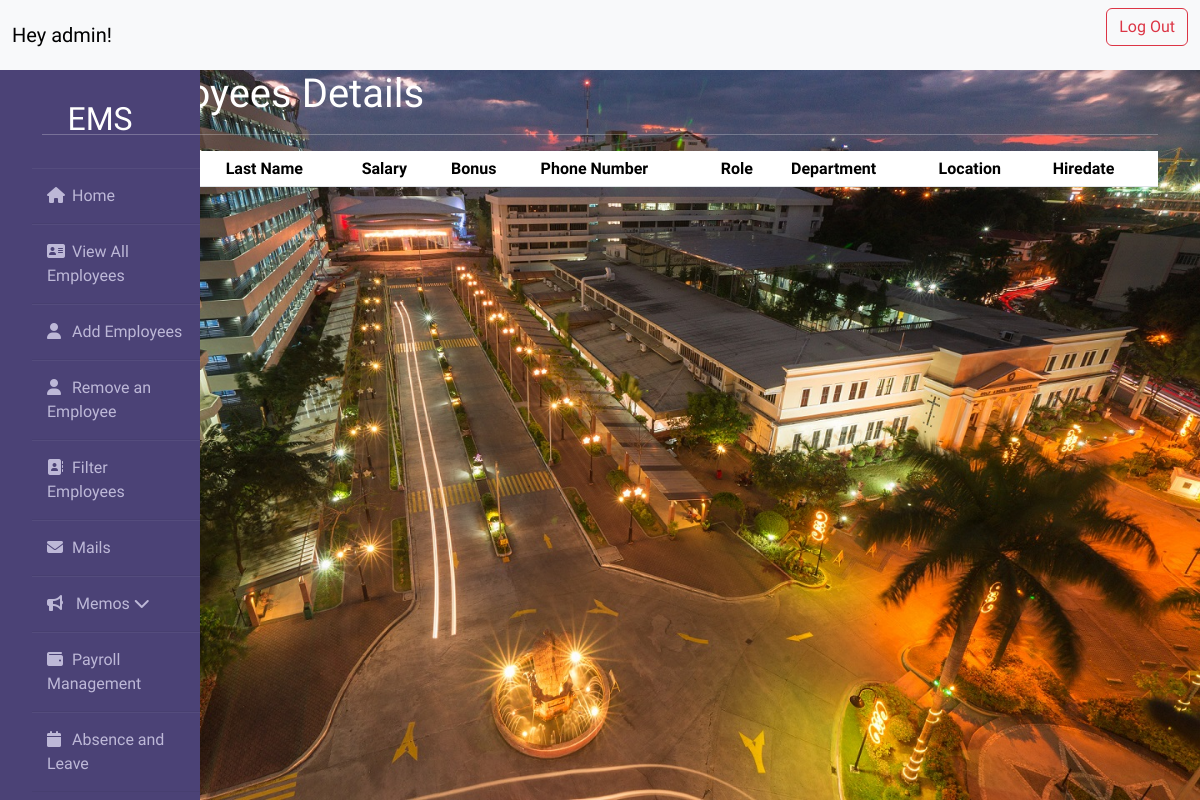
Before: /all_emp (signed in) with the older database file.
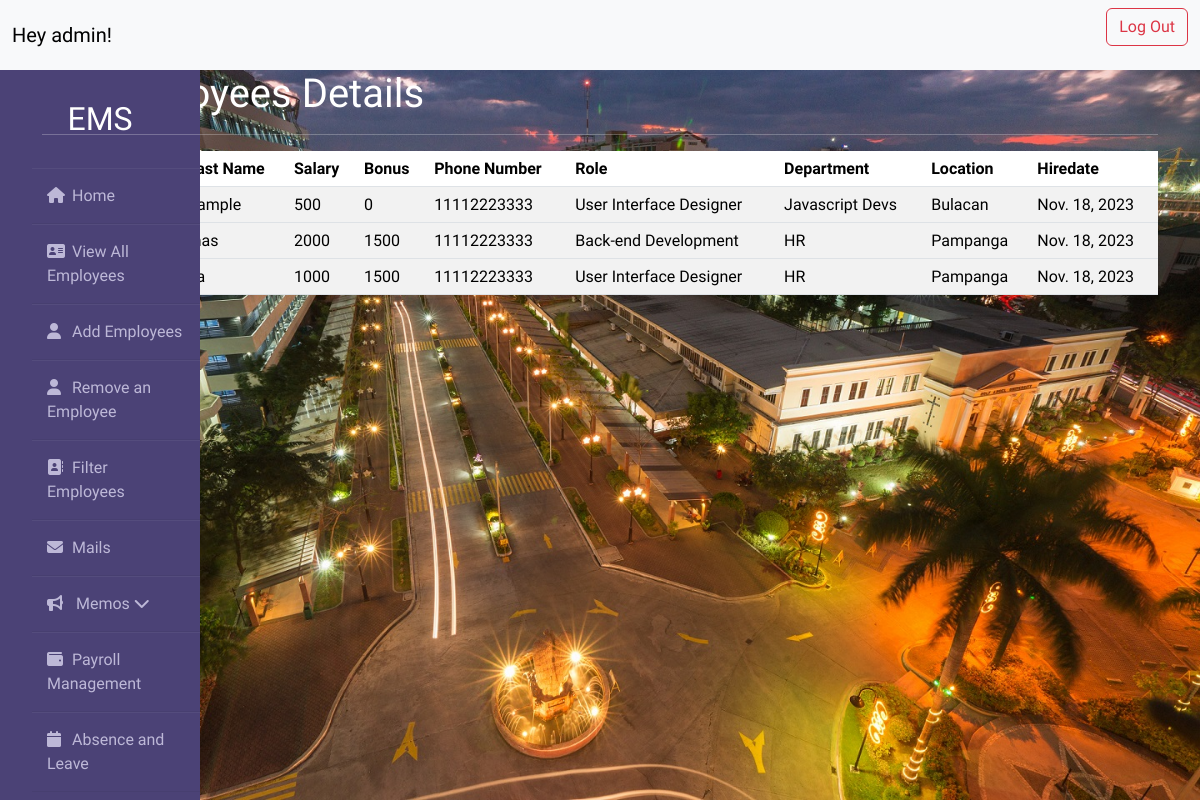
After: the same page with the newer database file.
### emp_app/models.py (models this page shows, shortened)
class Employee(models.Model):
    first_name = models.CharField(max_length=100, null=False)
    last_name = models.CharField(max_length=100)
    dept = models.ForeignKey(Department, on_delete=models.CASCADE)
    salary = models.IntegerField(default=0)
    bonus = models.IntegerField(default=0)
    role = models.ForeignKey(Role, on_delete=models.CASCADE)
    phone = models.IntegerField(default=0)
    hire_date = models.DateField()
    def __str__(self):
        return "%s %s %s" %(self.first_name, self.last_name, self.phone)

class Role(models.Model):
    name = models.CharField(max_length=100, null=False)

class Department(models.Model):
    name = models.CharField(max_length=100, null=False)
    location = models.CharField(max_length=100)

### emp_app/views.py (the view)
# urls.py: path('all_emp', views.all_emp, name='all_emp'),
@login_required
def all_emp(request):
    emps = Employee.objects.all()
    context = {
        'emps': emps
    }
    print(context)
    return render(request, 'view_all_emp.html', context)

### emp_app/templates/view_all_emp.html (shortened to what this page needs)
{% load static %}
{% block navbar %} {% include "navbar.html" %} {% endblock navbar %}
{% block navigation %} {% include "navigation.html" %} {% endblock navigation %}
<!DOCTYPE html>
<html lang="en">
<head>
    <link href="{% static 'css/bootstrap.css' %}" rel="stylesheet">
</head>
  <body style="color:white">
  <div class="container">
      <h1>All Employees Details</h1>
      <hr>
      <table class="table table-striped table-striped">
  <thead>
    <tr>
      <th scope="col">#</th>
      <th scope="col">First Name</th>
      <th scope="col">Last Name</th>
      <th scope="col">Salary</th>
      <th scope="col">Bonus</th>
      <th scope="col">Phone Number</th>
      <th scope="col">Role</th>
      <th scope="col">Department</th>
      <th scope="col">Location</th>
      <th scope="col">Hiredate</th>
    </tr>
  </thead>
          {% for emp in emps %}
  <tbody>
    <tr>
      <th scope="row">{{ forloop.counter }}</th>
      <td>{{emp.first_name}}</td>
      <td>{{emp.last_name}}</td>
      <td>{{ emp.salary }}</td>
      <td>{{ emp.bonus }}</td>
      <td>{{ emp.phone}}</td>
      <td>{{ emp.role.name }}</td>
      <td>{{ emp.dept.name }}</td>
      <td>{{ emp.dept.location }}</td>
      <td>{{ emp.hire_date }}</td>
    </tr>
  </tbody>
          {% endfor %}
</table>
  </div>
  </body>
</html>

### emp_app/templates/navbar.html (shortened to what this page needs)
<nav class="navbar navbar-expand-lg navbar-light bg-light">
  <div class="container-fluid">
    <a class="navbar-brand" >Hey {{ user.username }}!</a>
    <div class="collapse navbar-collapse" id="navbarSupportedContent">
      <form class="d-flex">
          <p><a class="btn btn-outline-danger" href="{% url 'logout' %}" role="button" >Log Out</a></p>
      </form>
    </div>
  </div>
</nav>

### emp_app/templates/navigation.html (shortened to what this page needs)
{% load static %}
<!DOCTYPE html>
<html lang="en">
<head>
	<link href="{% static 'style.css' %}" rel="stylesheet">
    <link rel="stylesheet" href="{% static 'BG.css' %}">
</head>
<body>
<div class="wrapper">
    <div class="sidebar">
        <li><a style="text-decoration:none" href="/index"><h2>EMS</h2></a></li>
        <ul>
            <li><a style="text-decoration:none" href="/index" ><i class="fas fa-home"></i>Home</a></li>
            <li><a style="text-decoration:none" href="/all_emp" ><i class="fas fa-address-card"></i>View All Employees</a></li>
            <li><a style="text-decoration:none" href="/add_emp" ><i class="fas fa-user"></i>Add Employees</a></li>
            <li><a style="text-decoration:none" href="/remove_emp" ><i class="fas fa-user"></i>Remove an Employee</a></li>
            <li><a style="text-decoration:none" href="/filter_emp" ><i class="fas fa-address-book"></i>Filter Employees</a></li>
            <li><a style="text-decoration:none" href="/index_mail" ><i class="fas fa-envelope"></i>Mails</a></li>
            <li><a style="text-decoration:none" id="dropdownMenuButton" data-bs-toggle="dropdown" aria-haspopup="true" aria-expanded="false"><i class="fas fa-bullhorn"></i>
            Memos <i class="fas fa-chevron-down"></i>
            </a>
            </li>
            <li><a style="text-decoration:none" href="/salary_report" ><i class="fas fa-wallet"></i>Payroll Management</a></li>
            <li><a style="text-decoration:none" href="#" ><i class="fas fa-calendar"></i>Absence and Leave</a></li>
        </ul>
    </div>
</div>
</body>
</html>

### static/style.css (style rules this page uses)
* { margin: 0; padding: 0; box-sizing: border-box; list-style: none; text-decoration: none; font-family: 'Josefin Sans', sans-serif; }
body { background-color: #f3f5f9; }
.wrapper { display: flex; position: relative; }
.wrapper .sidebar { width: 200px; height: 100%; background: #4b4276; padding: 30px 0px; position: fixed; }
.wrapper .sidebar h2 { color: #fff; text-transform: uppercase; text-align: center; margin-bottom: 30px; }
.wrapper .sidebar ul li { padding: 15px; border-bottom: 1px solid #bdb8d7; border-bottom: 1px solid rgba(0,0,0,0.05); border-top: 1px solid rgba(255,255,255,0.05); }
.wrapper .sidebar ul li a { color: #bdb8d7; display: block; }
.wrapper .sidebar ul li a .fas { width: 25px; }

### static/BG.css (style rules this page uses)
body { background-image: url("images/loginbg.jpg"); background-size: 100%; background-repeat: no-repeat; }

Changed rows visible on the page:
added Employee: last_name "Sample", salary "500", bonus "0", phone "11112223333", role.name "User Interface Designer", dept.name "Javascript Devs", dept.location "Bulacan", hire_date "Nov. 18, 2023"
added Employee: last_name "mas", salary "2000", bonus "1500", phone "11112223333", role.name "Back-end Development", dept.name "HR", dept.location "Pampanga", hire_date "Nov. 18, 2023"
added Employee: salary "1000", bonus "1500", phone "11112223333", role.name "User Interface Designer", dept.name "HR", dept.location "Pampanga", hire_date "Nov. 18, 2023"
